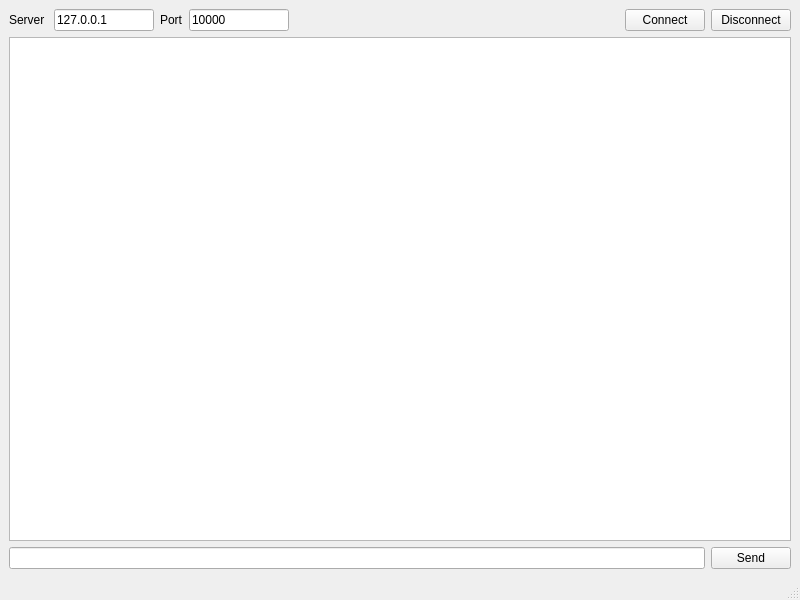
<?xml version="1.0" encoding="UTF-8"?>
<ui version="4.0">
 <class>MainWindow</class>
 <widget class="QMainWindow" name="MainWindow">
  <property name="geometry">
   <rect>
    <x>0</x>
    <y>0</y>
    <width>800</width>
    <height>600</height>
   </rect>
  </property>
  <property name="windowTitle">
   <string>MainWindow</string>
  </property>
  <widget class="QWidget" name="centralwidget">
   <layout class="QVBoxLayout" name="verticalLayout">
    <item>
     <layout class="QHBoxLayout" name="horizontalLayout">
      <item>
       <widget class="QLabel" name="label">
        <property name="text">
         <string>Server </string>
        </property>
       </widget>
      </item>
      <item>
       <widget class="QLineEdit" name="lineEditServer">
        <property name="text">
         <string>127.0.0.1</string>
        </property>
       </widget>
      </item>
      <item>
       <widget class="QLabel" name="label_2">
        <property name="text">
         <string>Port</string>
        </property>
       </widget>
      </item>
      <item>
       <widget class="QLineEdit" name="lineEditPort">
        <property name="text">
         <string>10000</string>
        </property>
       </widget>
      </item>
      <item>
       <spacer name="horizontalSpacer">
        <property name="orientation">
         <enum>Qt::Orientation::Horizontal</enum>
        </property>
        <property name="sizeHint" stdset="0">
         <size>
          <width>338</width>
          <height>21</height>
         </size>
        </property>
       </spacer>
      </item>
      <item>
       <widget class="QPushButton" name="pushButtonConnect">
        <property name="text">
         <string>Connect</string>
        </property>
       </widget>
      </item>
      <item>
       <widget class="QPushButton" name="pushButtonDisconnect">
        <property name="text">
         <string>Disconnect</string>
        </property>
       </widget>
      </item>
     </layout>
    </item>
    <item>
     <widget class="QListView" name="listView"/>
    </item>
    <item>
     <layout class="QHBoxLayout" name="horizontalLayout_2">
      <item>
       <widget class="QLineEdit" name="lineEditMessage"/>
      </item>
      <item>
       <widget class="QPushButton" name="pushButtonSend">
        <property name="text">
         <string>Send</string>
        </property>
       </widget>
      </item>
     </layout>
    </item>
   </layout>
  </widget>
  <widget class="QMenuBar" name="menubar">
   <property name="geometry">
    <rect>
     <x>0</x>
     <y>0</y>
     <width>800</width>
     <height>21</height>
    </rect>
   </property>
  </widget>
  <widget class="QStatusBar" name="statusbar"/>
 </widget>
 <resources/>
 <connections/>
</ui>
